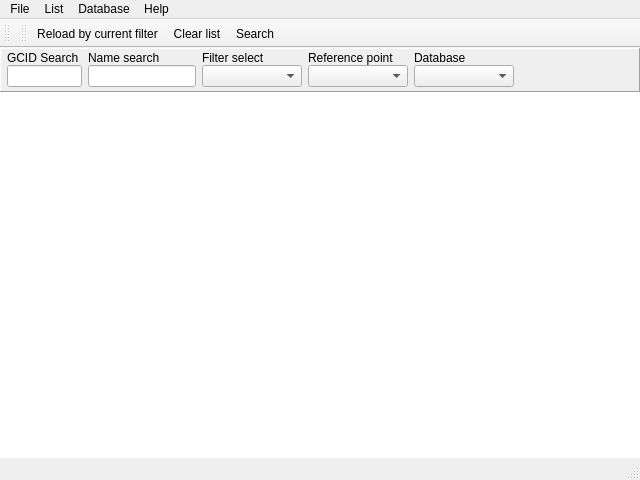
<?xml version="1.0" encoding="UTF-8"?>
<ui version="4.0">
 <class>MainWindow</class>
 <widget class="QMainWindow" name="MainWindow">
  <property name="geometry">
   <rect>
    <x>0</x>
    <y>0</y>
    <width>640</width>
    <height>480</height>
   </rect>
  </property>
  <property name="windowTitle">
   <string>GCManager</string>
  </property>
  <property name="dockOptions">
   <set>QMainWindow::AnimatedDocks</set>
  </property>
  <property name="unifiedTitleAndToolBarOnMac">
   <bool>true</bool>
  </property>
  <widget class="QWidget" name="centralWidget">
   <layout class="QVBoxLayout" name="verticalLayout">
    <property name="spacing">
     <number>0</number>
    </property>
    <property name="margin">
     <number>0</number>
    </property>
    <item>
     <widget class="QFrame" name="frame">
      <property name="styleSheet">
       <string notr="true">border-right: none;
border-left: none;</string>
      </property>
      <property name="frameShape">
       <enum>QFrame::Panel</enum>
      </property>
      <property name="frameShadow">
       <enum>QFrame::Raised</enum>
      </property>
      <layout class="QHBoxLayout" name="horizontalLayout">
       <property name="leftMargin">
        <number>6</number>
       </property>
       <property name="topMargin">
        <number>2</number>
       </property>
       <property name="rightMargin">
        <number>6</number>
       </property>
       <property name="bottomMargin">
        <number>4</number>
       </property>
       <item>
        <widget class="QWidget" name="widget_2" native="true">
         <property name="sizePolicy">
          <sizepolicy hsizetype="Maximum" vsizetype="Preferred">
           <horstretch>0</horstretch>
           <verstretch>0</verstretch>
          </sizepolicy>
         </property>
         <layout class="QVBoxLayout" name="verticalLayout_2">
          <property name="spacing">
           <number>0</number>
          </property>
          <property name="margin">
           <number>0</number>
          </property>
          <item>
           <widget class="QLabel" name="label">
            <property name="text">
             <string>GCID Search</string>
            </property>
           </widget>
          </item>
          <item>
           <widget class="QLineEdit" name="filterGCID">
            <property name="sizePolicy">
             <sizepolicy hsizetype="Preferred" vsizetype="Fixed">
              <horstretch>0</horstretch>
              <verstretch>0</verstretch>
             </sizepolicy>
            </property>
            <property name="minimumSize">
             <size>
              <width>50</width>
              <height>0</height>
             </size>
            </property>
            <property name="maximumSize">
             <size>
              <width>75</width>
              <height>16777215</height>
             </size>
            </property>
           </widget>
          </item>
         </layout>
        </widget>
       </item>
       <item>
        <widget class="QWidget" name="widget_3" native="true">
         <property name="sizePolicy">
          <sizepolicy hsizetype="Maximum" vsizetype="Preferred">
           <horstretch>0</horstretch>
           <verstretch>0</verstretch>
          </sizepolicy>
         </property>
         <layout class="QVBoxLayout" name="verticalLayout_3">
          <property name="spacing">
           <number>0</number>
          </property>
          <property name="margin">
           <number>0</number>
          </property>
          <item>
           <widget class="QLabel" name="label_2">
            <property name="text">
             <string>Name search</string>
            </property>
           </widget>
          </item>
          <item>
           <widget class="QLineEdit" name="filterName">
            <property name="sizePolicy">
             <sizepolicy hsizetype="Preferred" vsizetype="Fixed">
              <horstretch>0</horstretch>
              <verstretch>0</verstretch>
             </sizepolicy>
            </property>
            <property name="minimumSize">
             <size>
              <width>75</width>
              <height>0</height>
             </size>
            </property>
            <property name="maximumSize">
             <size>
              <width>175</width>
              <height>16777215</height>
             </size>
            </property>
           </widget>
          </item>
         </layout>
        </widget>
       </item>
       <item>
        <widget class="QWidget" name="widget_4" native="true">
         <property name="sizePolicy">
          <sizepolicy hsizetype="Maximum" vsizetype="Preferred">
           <horstretch>0</horstretch>
           <verstretch>0</verstretch>
          </sizepolicy>
         </property>
         <layout class="QVBoxLayout" name="verticalLayout_4">
          <property name="spacing">
           <number>0</number>
          </property>
          <property name="margin">
           <number>0</number>
          </property>
          <item>
           <widget class="QLabel" name="label_3">
            <property name="text">
             <string>Filter select</string>
            </property>
           </widget>
          </item>
          <item>
           <widget class="QComboBox" name="comboFilterSelect">
            <property name="minimumSize">
             <size>
              <width>100</width>
              <height>0</height>
             </size>
            </property>
            <property name="maximumSize">
             <size>
              <width>175</width>
              <height>16777215</height>
             </size>
            </property>
           </widget>
          </item>
         </layout>
        </widget>
       </item>
       <item>
        <widget class="QWidget" name="widget_5" native="true">
         <layout class="QVBoxLayout" name="verticalLayout_5">
          <property name="spacing">
           <number>0</number>
          </property>
          <property name="margin">
           <number>0</number>
          </property>
          <item>
           <widget class="QLabel" name="label_4">
            <property name="text">
             <string>Reference point</string>
            </property>
           </widget>
          </item>
          <item>
           <widget class="QComboBox" name="comboReference">
            <property name="minimumSize">
             <size>
              <width>100</width>
              <height>0</height>
             </size>
            </property>
           </widget>
          </item>
         </layout>
        </widget>
       </item>
       <item>
        <widget class="QWidget" name="widget_6" native="true">
         <layout class="QVBoxLayout" name="verticalLayout_6">
          <property name="spacing">
           <number>0</number>
          </property>
          <property name="margin">
           <number>0</number>
          </property>
          <item>
           <widget class="QLabel" name="label_5">
            <property name="text">
             <string>Database</string>
            </property>
           </widget>
          </item>
          <item>
           <widget class="QComboBox" name="comboDatabase">
            <property name="minimumSize">
             <size>
              <width>100</width>
              <height>0</height>
             </size>
            </property>
           </widget>
          </item>
         </layout>
        </widget>
       </item>
       <item>
        <spacer name="horizontalSpacer">
         <property name="orientation">
          <enum>Qt::Horizontal</enum>
         </property>
         <property name="sizeHint" stdset="0">
          <size>
           <width>40</width>
           <height>20</height>
          </size>
         </property>
        </spacer>
       </item>
      </layout>
     </widget>
    </item>
    <item>
     <widget class="CacheTreeView" name="cachesView">
      <property name="frameShape">
       <enum>QFrame::NoFrame</enum>
      </property>
      <property name="sortingEnabled">
       <bool>true</bool>
      </property>
      <attribute name="headerShowSortIndicator" stdset="0">
       <bool>true</bool>
      </attribute>
     </widget>
    </item>
   </layout>
  </widget>
  <widget class="QMenuBar" name="menuBar">
   <property name="geometry">
    <rect>
     <x>0</x>
     <y>0</y>
     <width>640</width>
     <height>21</height>
    </rect>
   </property>
   <widget class="QMenu" name="menuFile">
    <property name="title">
     <string>File</string>
    </property>
    <addaction name="actionOpen_Import"/>
    <addaction name="actionSave_Export"/>
    <addaction name="actionFilter"/>
    <addaction name="separator"/>
    <addaction name="actionSettings"/>
    <addaction name="separator"/>
    <addaction name="actionQuit"/>
   </widget>
   <widget class="QMenu" name="menuList">
    <property name="title">
     <string>List</string>
    </property>
    <addaction name="actionOpenList"/>
    <addaction name="actionAddList"/>
    <addaction name="actionSubtractList"/>
    <addaction name="actionIntersectList"/>
    <addaction name="separator"/>
    <addaction name="actionSaveList"/>
    <addaction name="separator"/>
    <addaction name="actionReload_list"/>
    <addaction name="actionClear_list"/>
    <addaction name="separator"/>
    <addaction name="actionCopy"/>
    <addaction name="actionRemoveFromList"/>
    <addaction name="actionRemove_all_below"/>
   </widget>
   <widget class="QMenu" name="menuDatabase">
    <property name="title">
     <string>Database</string>
    </property>
    <addaction name="actionSelectDatabase"/>
    <addaction name="actionCreateDatabase"/>
    <addaction name="separator"/>
    <addaction name="actionRenameDatabase"/>
    <addaction name="actionRemoveDatabase"/>
    <addaction name="actionCopyDatabase"/>
   </widget>
   <widget class="QMenu" name="menuHelp">
    <property name="title">
     <string>Help</string>
    </property>
    <addaction name="actionAbout"/>
   </widget>
   <addaction name="menuFile"/>
   <addaction name="menuList"/>
   <addaction name="menuDatabase"/>
   <addaction name="menuHelp"/>
  </widget>
  <widget class="QStatusBar" name="statusBar"/>
  <widget class="QToolBar" name="mainToolBar">
   <property name="windowTitle">
    <string>toolBar</string>
   </property>
   <property name="movable">
    <bool>true</bool>
   </property>
   <property name="toolButtonStyle">
    <enum>Qt::ToolButtonTextBesideIcon</enum>
   </property>
   <property name="floatable">
    <bool>false</bool>
   </property>
   <attribute name="toolBarArea">
    <enum>TopToolBarArea</enum>
   </attribute>
   <attribute name="toolBarBreak">
    <bool>false</bool>
   </attribute>
  </widget>
  <widget class="QToolBar" name="listToolbar">
   <property name="windowTitle">
    <string>toolBar_2</string>
   </property>
   <property name="toolButtonStyle">
    <enum>Qt::ToolButtonIconOnly</enum>
   </property>
   <property name="floatable">
    <bool>false</bool>
   </property>
   <attribute name="toolBarArea">
    <enum>TopToolBarArea</enum>
   </attribute>
   <attribute name="toolBarBreak">
    <bool>false</bool>
   </attribute>
   <addaction name="actionReload_list"/>
   <addaction name="actionClear_list"/>
   <addaction name="actionSearch"/>
  </widget>
  <action name="actionOpen_Import">
   <property name="icon">
    <iconset>
     <normalon>:/icons/16x16/ic_open.png</normalon>
    </iconset>
   </property>
   <property name="text">
    <string>Open / &amp;Import</string>
   </property>
   <property name="toolTip">
    <string>Import geocaches from various supported formats.</string>
   </property>
   <property name="shortcut">
    <string>Ctrl+I</string>
   </property>
  </action>
  <action name="actionQuit">
   <property name="icon">
    <iconset>
     <normalon>:/icons/16x16/ic_exit.png</normalon>
    </iconset>
   </property>
   <property name="text">
    <string>&amp;Quit</string>
   </property>
  </action>
  <action name="actionSave_Export">
   <property name="icon">
    <iconset>
     <normalon>:/icons/16x16/ic_save.png</normalon>
    </iconset>
   </property>
   <property name="text">
    <string>Save / &amp;Export</string>
   </property>
   <property name="toolTip">
    <string>Export geocaches in one of supported formats.</string>
   </property>
   <property name="shortcut">
    <string>Ctrl+E</string>
   </property>
  </action>
  <action name="actionOpenList">
   <property name="icon">
    <iconset>
     <normalon>:/icons/16x16/ic_open.png</normalon>
    </iconset>
   </property>
   <property name="text">
    <string>&amp;Open</string>
   </property>
   <property name="toolTip">
    <string>Open saved list of caches</string>
   </property>
   <property name="shortcut">
    <string>Ctrl+O</string>
   </property>
  </action>
  <action name="actionSaveList">
   <property name="icon">
    <iconset>
     <normalon>:/icons/16x16/ic_save.png</normalon>
    </iconset>
   </property>
   <property name="text">
    <string>Sa&amp;ve</string>
   </property>
   <property name="toolTip">
    <string>Save current list to file.</string>
   </property>
   <property name="shortcut">
    <string>Ctrl+S</string>
   </property>
  </action>
  <action name="actionAddList">
   <property name="icon">
    <iconset>
     <normalon>:/ic_af_add.png</normalon>
    </iconset>
   </property>
   <property name="text">
    <string>&amp;Add</string>
   </property>
   <property name="toolTip">
    <string>Add caches from list to current list.</string>
   </property>
  </action>
  <action name="actionSubtractList">
   <property name="icon">
    <iconset>
     <normalon>:/ic_af_sub.png</normalon>
    </iconset>
   </property>
   <property name="text">
    <string>&amp;Subtract</string>
   </property>
   <property name="toolTip">
    <string>Subtract caches from list from current list.</string>
   </property>
  </action>
  <action name="actionIntersectList">
   <property name="icon">
    <iconset>
     <normalon>:/ic_af_intersect.png</normalon>
    </iconset>
   </property>
   <property name="text">
    <string>&amp;Intersect</string>
   </property>
   <property name="toolTip">
    <string>Create intersection of current list with another list.</string>
   </property>
  </action>
  <action name="actionSelectDatabase">
   <property name="icon">
    <iconset>
     <normalon>:/icons/16x16/ic_database_select.png</normalon>
    </iconset>
   </property>
   <property name="text">
    <string>&amp;Select...</string>
   </property>
   <property name="toolTip">
    <string>Select current working database.</string>
   </property>
  </action>
  <action name="actionCreateDatabase">
   <property name="icon">
    <iconset>
     <normalon>:/icons/16x16/ic_database_new.png</normalon>
    </iconset>
   </property>
   <property name="text">
    <string>&amp;New...</string>
   </property>
   <property name="toolTip">
    <string>Create new database.</string>
   </property>
  </action>
  <action name="actionRemoveDatabase">
   <property name="icon">
    <iconset>
     <normalon>:/icons/16x16/ic_database_remove.png</normalon>
    </iconset>
   </property>
   <property name="text">
    <string>&amp;Remove</string>
   </property>
   <property name="toolTip">
    <string>Remove current database.</string>
   </property>
  </action>
  <action name="actionCopyDatabase">
   <property name="enabled">
    <bool>false</bool>
   </property>
   <property name="icon">
    <iconset>
     <normalon>:/icons/16x16/ic_database_copy.png</normalon>
    </iconset>
   </property>
   <property name="text">
    <string>&amp;Copy</string>
   </property>
   <property name="toolTip">
    <string>Copy current database to another one.</string>
   </property>
  </action>
  <action name="actionAbout">
   <property name="icon">
    <iconset>
     <normalon>:/icons/16x16/ic_about.png</normalon>
    </iconset>
   </property>
   <property name="text">
    <string>&amp;About...</string>
   </property>
   <property name="toolTip">
    <string>About application.</string>
   </property>
  </action>
  <action name="actionRenameDatabase">
   <property name="icon">
    <iconset resource="../res/icons.qrc">
     <normaloff>:/icons/16x16/ic_database_rename.png</normaloff>:/icons/16x16/ic_database_rename.png</iconset>
   </property>
   <property name="text">
    <string>Rena&amp;me</string>
   </property>
  </action>
  <action name="actionSettings">
   <property name="icon">
    <iconset resource="../res/icons.qrc">
     <normaloff>:/icons/16x16/ic_settings.png</normaloff>:/icons/16x16/ic_settings.png</iconset>
   </property>
   <property name="text">
    <string>&amp;Settings</string>
   </property>
  </action>
  <action name="actionFilter">
   <property name="icon">
    <iconset resource="../res/icons.qrc">
     <normaloff>:/icons/16x16/ic_filter.png</normaloff>:/icons/16x16/ic_filter.png</iconset>
   </property>
   <property name="text">
    <string>&amp;Filter</string>
   </property>
   <property name="shortcut">
    <string>F2</string>
   </property>
  </action>
  <action name="actionReload_list">
   <property name="icon">
    <iconset resource="../res/icons.qrc">
     <normaloff>:/icons/16x16/ic_refresh.png</normaloff>:/icons/16x16/ic_refresh.png</iconset>
   </property>
   <property name="text">
    <string>&amp;Reload by current filter</string>
   </property>
   <property name="toolTip">
    <string>Reload cache list by current filter settings. Discards all changes made to the list after it has been loaded.</string>
   </property>
   <property name="shortcut">
    <string>F5</string>
   </property>
  </action>
  <action name="actionClear_list">
   <property name="icon">
    <iconset resource="../res/icons.qrc">
     <normaloff>:/icons/16x16/ic_clear.png</normaloff>:/icons/16x16/ic_clear.png</iconset>
   </property>
   <property name="text">
    <string>&amp;Clear list</string>
   </property>
  </action>
  <action name="actionSearch">
   <property name="icon">
    <iconset resource="../res/icons.qrc">
     <normaloff>:/icons/16x16/ic_search.png</normaloff>:/icons/16x16/ic_search.png</iconset>
   </property>
   <property name="text">
    <string>Search</string>
   </property>
   <property name="toolTip">
    <string>Search for geocaches</string>
   </property>
   <property name="shortcut">
    <string>Ctrl+F</string>
   </property>
  </action>
  <action name="actionCopy">
   <property name="icon">
    <iconset resource="../res/icons.qrc">
     <normaloff>:/icons/16x16/ic_copy.png</normaloff>:/icons/16x16/ic_copy.png</iconset>
   </property>
   <property name="text">
    <string>Copy</string>
   </property>
   <property name="toolTip">
    <string>Copy text from currently selected field in the list.</string>
   </property>
   <property name="shortcut">
    <string>Ctrl+C</string>
   </property>
  </action>
  <action name="actionRemoveFromList">
   <property name="icon">
    <iconset resource="../res/icons.qrc">
     <normaloff>:/icons/16x16/ic_remove.png</normaloff>:/icons/16x16/ic_remove.png</iconset>
   </property>
   <property name="text">
    <string>Remove selected</string>
   </property>
   <property name="shortcut">
    <string>Del</string>
   </property>
  </action>
  <action name="actionRemove_all_below">
   <property name="icon">
    <iconset resource="../res/icons.qrc">
     <normaloff>:/icons/16x16/ic_rem_alldown.png</normaloff>:/icons/16x16/ic_rem_alldown.png</iconset>
   </property>
   <property name="text">
    <string>Remove all below</string>
   </property>
   <property name="shortcut">
    <string>Shift+Del</string>
   </property>
  </action>
 </widget>
 <layoutdefault spacing="6" margin="11"/>
 <customwidgets>
  <customwidget>
   <class>CacheTreeView</class>
   <extends>QTreeView</extends>
   <header>widgets/CacheTreeView.h</header>
  </customwidget>
 </customwidgets>
 <resources>
  <include location="../res/icons.qrc"/>
 </resources>
 <connections/>
</ui>
